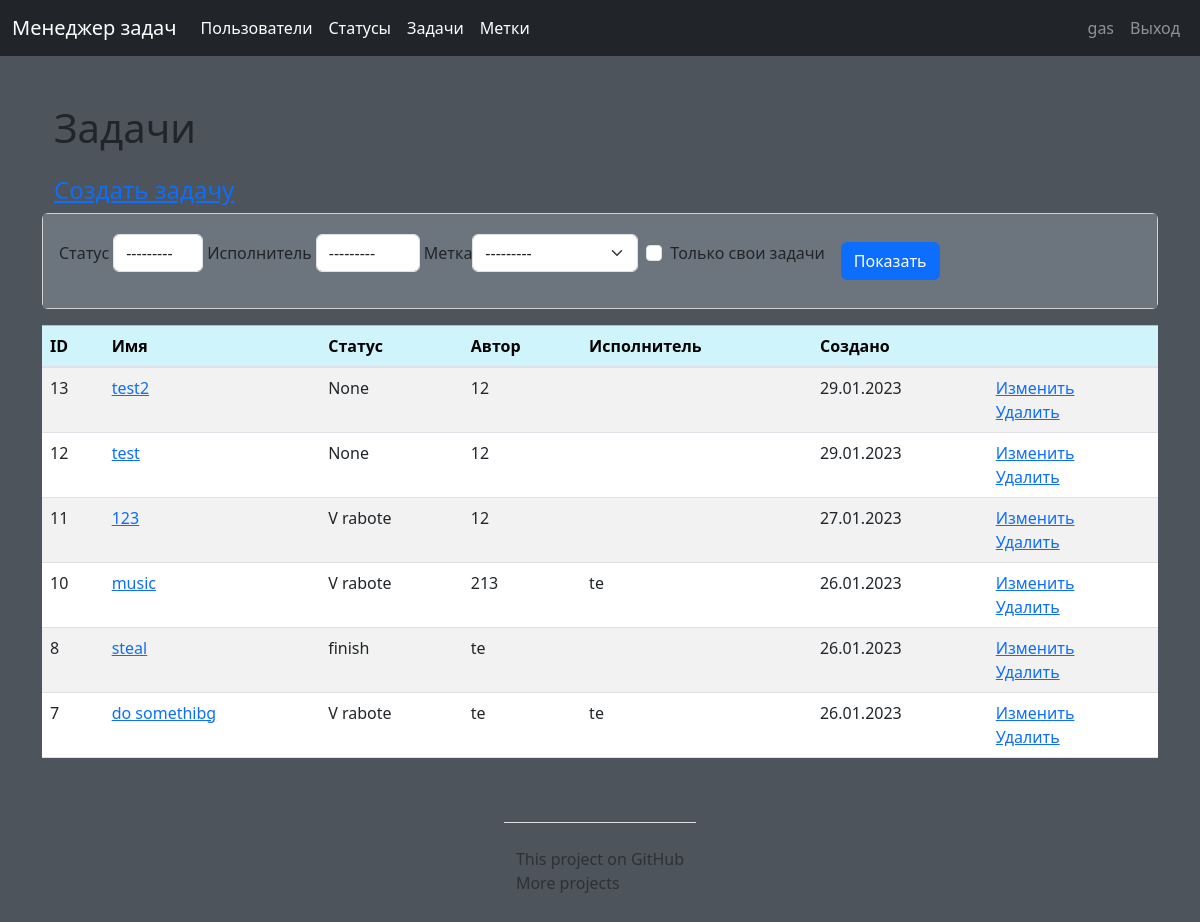
Before: /tasks/ (signed in) with the older database file.
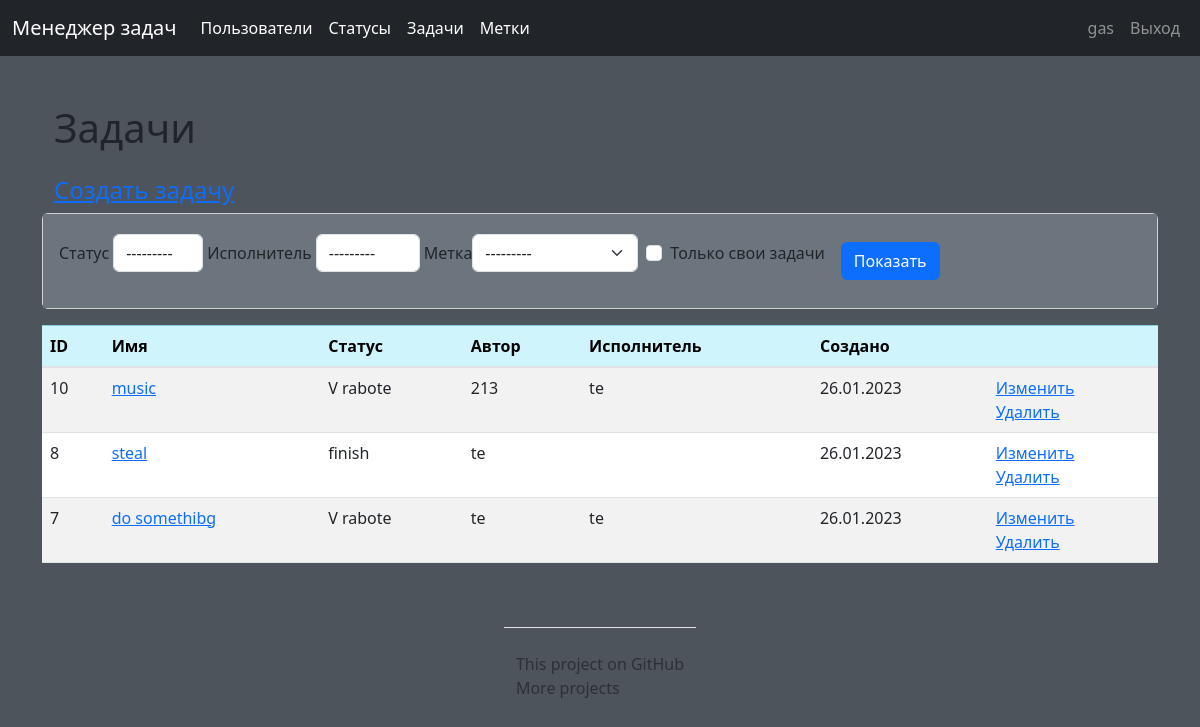
After: the same page with the newer database file.
### tasks/models.py (models this page shows, shortened)
class Task(models.Model):
    name = models.CharField(max_length=250, unique=True, verbose_name=_('Task name'))
    description = models.TextField(max_length=300, blank=True, verbose_name=_('Description'))
    status = models.ForeignKey(Status, on_delete=models.PROTECT, null=True, verbose_name=_('Status'))
    executor = models.ForeignKey(Users, on_delete=models.PROTECT, verbose_name=_('Executor'))
    author = models.ForeignKey(Users, related_name='author', on_delete=models.PROTECT,
                               verbose_name=_('Author'), default='2')
    labels = models.ManyToManyField(Labels, through='TaskLabel', blank=True,
                                    verbose_name=_('Labels'))
    created_at = models.DateTimeField(auto_now_add=True)
    update_at = models.DateTimeField(auto_now=True)
    class Meta:
        verbose_name = _("=Task=")
        verbose_name_plural = _("=Tasks=")
        ordering = ['-created_at']

### users/models.py (models this page shows)
class Users(AbstractUser):
    def __str__(self):
        return self.first_name + " " + self.last_name
    class Meta:
        ordering = ['-date_joined']

### statuses/models.py (models this page shows)
class Status(models.Model):
    name = models.CharField(max_length=250, verbose_name=_('name'))
    created_at = models.DateTimeField(auto_now_add=True)
    update_at = models.DateTimeField(auto_now=True)
    def __str__(self):
        return self.name
    class Meta:
        verbose_name = _("=Status=")
        verbose_name_plural = _("=Statuses=")
        ordering = ['-created_at']

### tasks/views.py (the view)
# urls.py: path('', TasksListView.as_view(), name='tasks'),
class TasksListView(TaskMixin, FilterView):  # modelname_list.html.
    extra_context = {'title': _('Tasks'), 'btn': _('Create task'), 'btn_update': _('Update'),
                     'btn_delete': _('Delete'), }
    context_object_name = 'tasks'
    filterset_class = TaskFilter
    template_name = 'tasks/task_list.html'

### labels/models.py (called while the page is built)
    def __str__(self):
        return self.name

### task_manager/templates/tasks/task_list.html (shortened to what this page needs)
{% extends 'base.html' %}
{% load bootstrap4 %}
{% load i18n %}
    {% block content %}
    <div class="container wrapper flex-grow-1">
        <h1 class="my-4">{% trans 'Tasks' %}</h1>
        <h4><a href="{% url 'create_task' %}">{% trans 'Create task' %}</a></h4>
    </div>
    <div class="card mb-3">
        <div class="card-body bg-secondary">
            <form class="form-inline center" method="get">
                {% bootstrap_form filter.form field_class="mr-3 ml-2" %}
                    <div class="mr-4 ml-3">
                        <input class="btn btn-primary " type="submit" value="{% trans 'Show' %}">
                    </div>
                </div>
        </div>
    <table class="table table-striped ">
        <thead>
        <tr class="table-info">
            <th scope="col">ID</th>
            <th scope="col">{% trans 'Name' %}</th>
            <th scope="col">{% trans 'Status' %}</th>
            <th scope="col">{% trans 'Author' %}</th>
            <th scope="col">{% trans 'Executor' %}</th>
            <th scope="col">{% trans 'Created at' %}</th>
            <th></th>
        </tr>
        </thead>
        <tbody>
        {% for task in tasks %}
        <tr>
            <td>{{task.id}}</td>
            <td><a href="{% url 'task' task.id %}">{{task.name}}</a></td>
            <td>{{ task.status }}</td>
            <td>{{ task.author}}</td>
            <td>{{task.executor}}</td>
            <td>{{task.created_at|date:"d.m.Y"}}</td>
            <td>
                <a href="{% url 'update_task' task.pk %}">{{btn_update}}</a>
                <br>
                <a href="{% url 'delete_task' task.pk %}">{{btn_delete}}</a>
            </td>
        </tr>
        {% endfor %}
        </tbody>
    </table>
    {% endblock %}

Changed rows visible on the page:
removed Task: id "13", name "test2", status "None", author "12", created_at "29.01.2023", btn_update "Изменить", btn_delete "Удалить"
removed Task: id "12", name "test", status "None", author "12", created_at "29.01.2023", btn_update "Изменить", btn_delete "Удалить"
removed Task: id "11", name "123", status "V rabote", author "12", created_at "27.01.2023", btn_update "Изменить", btn_delete "Удалить"
